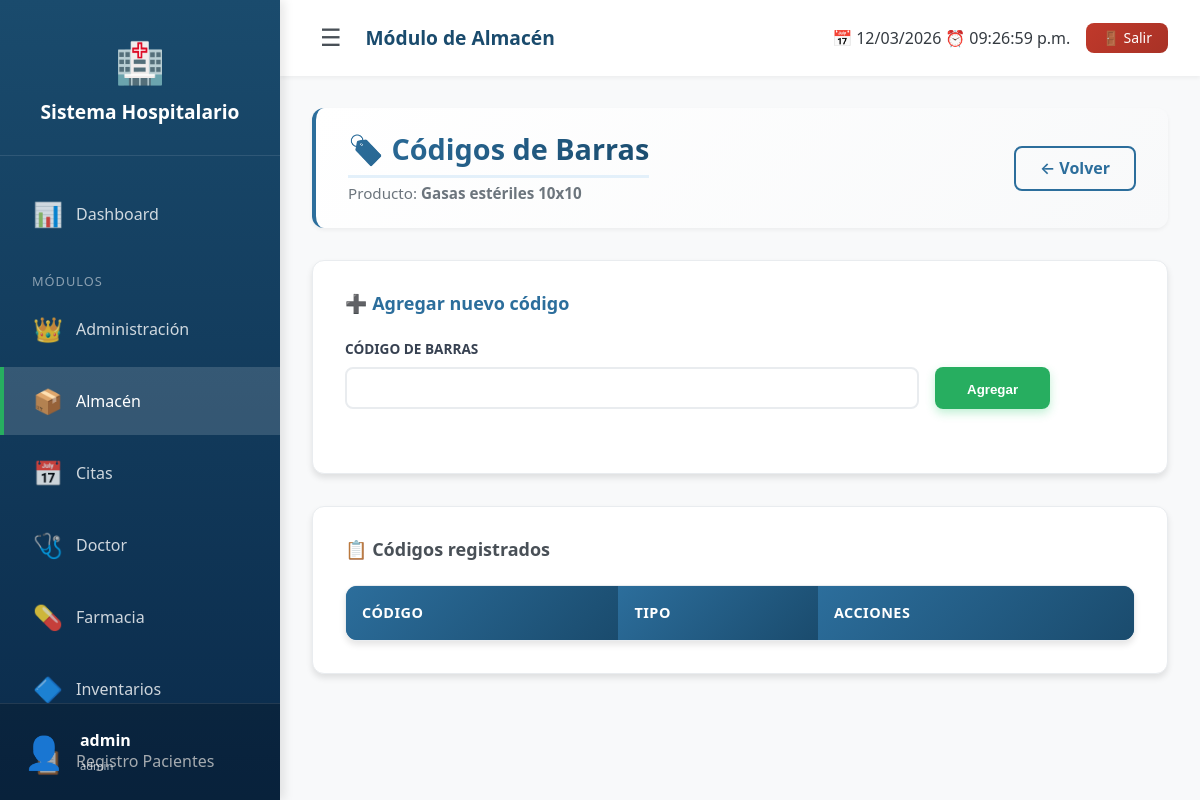
/Hospital/modules/almacen/codigos_producto.php?id=1 (signed in), run on the app's committed database.
### tables this page shows
CREATE TABLE `modulos` (
  `id` int(11) NOT NULL,
  `nombre` varchar(50) DEFAULT NULL,
  `ruta` varchar(100) DEFAULT NULL
);

CREATE TABLE `productos` (
  `id` int(11) NOT NULL,
  `departamento` enum('almacen','farmacia') NOT NULL,
  `codigo` varchar(50) DEFAULT NULL,
  `nombre` varchar(200) NOT NULL,
  `descripcion` text DEFAULT NULL,
  `categoria_almacen_id` int(11) DEFAULT NULL,
  `categoria_farmacia_id` int(11) DEFAULT NULL,
  `unidad_medida` enum('pieza','caja','frasco','tableta','capsula','ampolleta','ml','litro','gramo','kilogramo','metro','otro') DEFAULT 'pieza',
  `stock_minimo` int(11) DEFAULT 10,
  `stock_maximo` int(11) DEFAULT 1000,
  `precio_unitario` decimal(10,2) DEFAULT 0.00,
  `ubicacion` varchar(100) DEFAULT NULL,
  `activo` tinyint(1) DEFAULT 1,
  `fecha_registro` timestamp NOT NULL DEFAULT current_timestamp()
);

### Hospital/modules/almacen/codigos_producto.php (the view, shortened to what this page needs)
<?php
require_once '../../config/db.php';
require_once '../../includes/header.php';
$producto_id = $_GET['id'] ?? 0;
$stmt = $pdo->prepare("SELECT * FROM productos WHERE id = ? AND departamento = 'almacen'");
$stmt->execute([$producto_id]);
$producto = $stmt->fetch();
?>
<div class="fade-in modulo-almacen">
    <div class="almacen-header">
        <div>
            <h1>🏷️ Códigos de Barras</h1>
            <p class="almacen-subtitle">Producto: <strong><?= htmlspecialchars($producto['nombre']) ?></strong></p>
        </div>
        <a href="editar_producto.php?id=<?= $producto_id ?>" class="almacen-btn almacen-btn-outline">← Volver</a>
    </div>
    <div class="almacen-card">
        <h3 style="color: var(--primary);">➕ Agregar nuevo código</h3>
        <form method="POST" action="guardar_codigo.php">
            <div class="almacen-form-row">
                <div class="almacen-form-group" style="flex: 1;">
                    <label>Código de barras</label>
                    <input type="text" name="codigo" class="almacen-form-control" required>
                </div>
                <div class="almacen-form-group" style="flex: 0.3;">
                    <label>&nbsp;</label>
                    <button type="submit" class="almacen-btn almacen-btn-success">Agregar</button>
                </div>
            </div>
        </form>
    </div>
    <div class="almacen-card">
        <h3>📋 Códigos registrados</h3>
        <div class="almacen-tabla-container">
            <table class="almacen-tabla">
                <thead>
                    <tr>
                        <th>Código</th>
                        <th>Tipo</th>
                        <th>Acciones</th>
                    </tr>
                </thead>
            </table>
        </div>
    </div>
</div>
<?php require_once '../../includes/footer.php'; ?>

### Hospital/includes/header.php (shortened to what this page needs)
<?php
$menu_modulos = [];
if (isset($_SESSION['user_id'])) {
    require_once __DIR__ . '/../config/db.php';
    try {
        $stmt = $pdo->prepare("
            SELECT m.nombre, m.ruta,
                   CASE m.nombre
                       WHEN 'Administración' THEN '👑'
                       WHEN 'Almacén' THEN '📦'
                       WHEN 'Citas' THEN '📅'
                       WHEN 'Doctor' THEN '🩺'
                       WHEN 'Farmacia' THEN '💊'
                       WHEN 'Registro Pacientes' THEN '📋'
                       ELSE '🔷'
                   END as icono
            FROM usuario_modulos um
            JOIN modulos m ON um.modulo_id = m.id
            WHERE um.usuario_id = ?
            ORDER BY m.nombre
        ");
        $stmt->execute([$_SESSION['user_id']]);
        $menu_modulos = $stmt->fetchAll();
    } catch (PDOException $e) {
        error_log("Error al cargar módulos: " . $e->getMessage());
        $menu_modulos = [];
    }
}
?>
<!DOCTYPE html>
<html lang="es">
<head>
    <link rel="stylesheet" href="<?= BASE_URL ?>assets/css/estilos.css">
    <?php
    $ruta_actual = $_SERVER['PHP_SELF'];
    if (strpos($ruta_actual, '/modules/almacen/') !== false): ?>
        <link rel="stylesheet" href="<?= BASE_URL ?>modules/almacen/assets/css/almacen.css">
    <?php
    elseif (strpos($ruta_actual, '/modules/farmacia/') !== false): ?>
        <link rel="stylesheet" href="<?= BASE_URL ?>modules/farmacia/assets/css/farmacia.css">
    <?php endif; ?>
</head>
<body class="<?php echo (strpos($_SERVER['PHP_SELF'], '/modules/almacen/') !== false) ? 'modulo-almacen' : ''; ?>">
    <div class="app-wrapper">
        <aside class="sidebar" id="sidebar">
            <div class="sidebar-logo">
                <div class="logo-icon">🏥</div>
                <h2><?= SISTEMA_NOMBRE ?></h2>
            </div>
            <?php if (isset($_SESSION['user_id'])): ?>
                <ul class="nav-menu">
                    <li class="nav-item">
                        <a href="<?= BASE_URL ?>dashboard.php" class="nav-link <?= basename($_SERVER['PHP_SELF']) == 'dashboard.php' ? 'active' : '' ?>">
                            <span class="nav-icon">📊</span>
                            <span class="nav-text">Dashboard</span>
                        </a>
                    </li>
                    <li class="nav-item" style="margin-top: var(--spacing-lg);">
                        <div style="padding: 0 var(--spacing-lg); color: rgba(255,255,255,0.5); font-size: 0.8rem; text-transform: uppercase; letter-spacing: 1px;">
                            <span class="nav-text">Módulos</span>
                        </div>
                    </li>
                    <?php if (!empty($menu_modulos)): ?>
                        <?php foreach ($menu_modulos as $modulo): ?>
                            <li class="nav-item">
                                <a href="<?= BASE_URL ?>modules/<?= $modulo['ruta'] ?>/index.php"
                                   class="nav-link <?= strpos($_SERVER['PHP_SELF'], $modulo['ruta']) !== false ? 'active' : '' ?>">
                                    <span class="nav-icon"><?= $modulo['icono'] ?></span>
                                    <span class="nav-text"><?= $modulo['nombre'] ?></span>
                                </a>
                            </li>
                        <?php endforeach; ?>
                    <?php endif; ?>
                </ul>
                <div class="user-info-sidebar">
                    <div class="user-name">
                        <span class="user-avatar">👤</span>
                        <span class="nav-text">
                            <strong><?= htmlspecialchars($_SESSION['usuario'] ?? 'Usuario') ?></strong>
                            <br>
                            <small style="font-size: 0.7rem; opacity: 0.7;"><?= $_SESSION['rol'] ?? '' ?></small>
                        </span>
                    </div>
                </div>
            <?php endif; ?>
        </aside>
        <main class="main-content" id="mainContent">
            <header class="main-header">
                <div style="display: flex; align-items: center; gap: var(--spacing-md);">
                    <button class="sidebar-toggle" id="sidebarToggle" title="Toggle sidebar">
                        ☰
                    </button>
                    <h2 style="margin: 0; font-size: 1.2rem;">
                        <?php
                        $pagina = basename($_SERVER['PHP_SELF']);
                        $modulo = basename(dirname($_SERVER['PHP_SELF']));
                        if ($pagina == 'dashboard.php') {
                            echo 'Panel Principal';
                        } elseif ($modulo == 'admin') {
                            echo 'Administración';
                        } elseif ($modulo == 'almacen') {
                            echo 'Módulo de Almacén';
                        } elseif ($modulo == 'farmacia') {
                            echo 'Módulo de Farmacia';
                        } else {
                            echo ucfirst(str_replace('.php', '', $pagina));
                        }
                        ?>
                    </h2>
                </div>
                <?php if (isset($_SESSION['user_id'])): ?>
                    <div style="display: flex; align-items: center; gap: var(--spacing-md);">
                        <span style="display: flex; align-items: center; gap: var(--spacing-xs);">
                            <span>📅</span>
                            <span id="fechaActual"><?= date('d/m/Y') ?></span>
                            <span>⏰</span>
                            <span id="horaActual"></span>
                        </span>
                        <a href="<?= BASE_URL ?>logout.php" class="btn btn-sm btn-danger" onclick="return confirm('¿Cerrar sesión?')">
                            🚪 Salir
                        </a>
                    </div>
                <?php endif; ?>
            </header>
            <div style="flex: 1; padding: var(--spacing-xl);">

### Hospital/assets/css/estilos.css (style rules this page uses)
:root { --primary: #2c6e9c; --primary-dark: #1a4b6d; --primary-light: #4a8bb7; --primary-soft: #e3f0fa; --success: #27ae60; --success-dark: #219a52; --success-light: #d4edda; --danger: #c0392b; --danger-dark: #a83226; --danger-light: #f8d7da; --warning: #f39c12; --warning-light: #fff3cd; --info: #3498db; --info-light: #d1ecf1; --gray-100: #f8f9fa; --gray-200: #e9ecef; --gray-300: #dee2e6; --gray-400: #ced4da; --gray-500: #adb5bd; --gray-600: #6c757d; --gray-700: #495057; --gray-800: #343a40; --gray-900: #212529; --shadow-sm: 0 2px 4px rgba(0,0,0,0.05); --shadow-md: 0 4px 6px rgba(0,0,0,0.1); --shadow-lg: 0 10px 15px rgba(0,0,0,0.1); --shadow-xl: 0 20px 25px rgba(0,0,0,0.15); --radius-sm: 4px; --radius-md: 8px; --radius-lg: 12px; --radius-xl: 20px; --spacing-xs: 4px; --spacing-sm: 8px; --spacing-md: 16px; --spacing-lg: 24px; --spacing-xl: 32px; --spacing-xxl: 48px; --font-family: 'Segoe UI', Roboto, system-ui, -apple-system, sans-serif; --font-size-xs: 0.75rem; --font-size-sm: 0.875rem; --font-size-md: 1rem; --font-size-lg: 1.125rem; --font-size-xl: 1.25rem; --font-size-xxl: 1.5rem; --transition-fast: 150ms ease; --transition-normal: 250ms ease; --transition-slow: 350ms ease; }
* { margin: 0; padding: 0; box-sizing: border-box; }
html { font-size: 16px; scroll-behavior: smooth; }
body { font-family: var(--font-family); background: linear-gradient(135deg, #f5f7fa 0%, #e9eef2 100%); color: var(--gray-800); line-height: 1.5; min-height: 100vh; display: flex; flex-direction: column; }
h1, h2, h3, h4, h5, h6 { color: var(--gray-800); margin-bottom: var(--spacing-lg); font-weight: 600; line-height: 1.2; }
h1 { font-size: var(--font-size-xxl); border-bottom: 3px solid var(--primary-soft); padding-bottom: var(--spacing-sm); display: inline-block; }
h2 { font-size: var(--font-size-xl); color: var(--primary-dark); }
h3 { font-size: var(--font-size-lg); color: var(--gray-700); display: flex; align-items: center; gap: var(--spacing-sm); }
.btn { display: inline-flex; align-items: center; justify-content: center; gap: var(--spacing-sm); padding: var(--spacing-md) var(--spacing-xl); border: none; border-radius: var(--radius-md); font-size: var(--font-size-md); font-weight: 500; cursor: pointer; transition: all var(--transition-fast); text-decoration: none; line-height: 1; position: relative; overflow: hidden; }
.btn::after { content: ''; position: absolute; top: 50%; left: 50%; width: 0; height: 0; border-radius: 50%; background: rgba(255, 255, 255, 0.3); transform: translate(-50%, -50%); transition: width 0.3s, height 0.3s; }
.btn-danger { background: linear-gradient(135deg, var(--danger) 0%, var(--danger-dark) 100%); color: white; }
.btn-sm { padding: var(--spacing-sm) var(--spacing-md); font-size: var(--font-size-sm); }
table { width: 100%; border-collapse: collapse; font-size: var(--font-size-sm); }
table thead { background: linear-gradient(135deg, var(--primary) 0%, var(--primary-dark) 100%); color: white; }
table th { padding: var(--spacing-md) var(--spacing-lg); text-align: left; font-weight: 600; text-transform: uppercase; font-size: var(--font-size-xs); letter-spacing: 0.5px; white-space: nowrap; }
.fade-in { animation: fadeIn 0.5s ease; }
.main-header h2 { color: var(--primary-dark); font-size: 1.1rem; font-weight: 600; margin: 0; }
.sidebar, .main-content { transition: all 0.3s cubic-bezier(0.4, 0, 0.2, 1); }

### data on the page
modulos: icono "👑", nombre "Administración"
modulos: icono "📦", nombre "Almacén"
modulos: icono "📅", nombre "Citas"
modulos: icono "🩺", nombre "Doctor"
modulos: icono "💊", nombre "Farmacia"
modulos: icono "🔷", nombre "Inventarios"
modulos: icono "📋", nombre "Registro Pacientes"
productos: nombre "Gasas estériles 10x10"

### other printed values
SISTEMA_NOMBRE "Sistema Hospitalario"
$_SESSION['usuario'] "admin"
$_SESSION['rol'] "admin"
